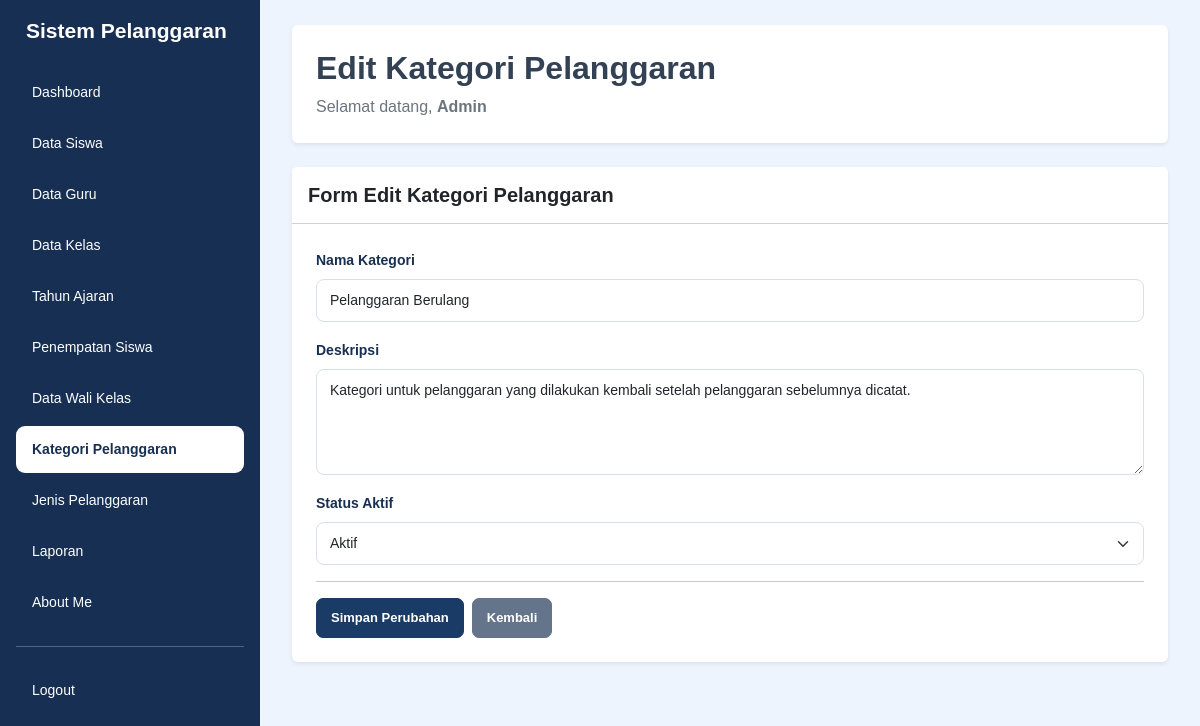
/edit_kategori_pelanggaran.php?id=50 (signed in), run on the app's committed database.
### tables this page shows
CREATE TABLE `t_pelanggaran_kategori` (
  `id` int(11) NOT NULL,
  `nama` varchar(100) NOT NULL,
  `deskripsi` text NOT NULL,
  `status_aktif` tinyint(1) NOT NULL,
  `created_at` timestamp NOT NULL DEFAULT current_timestamp(),
  `updated_at` timestamp NOT NULL DEFAULT current_timestamp()
);

### edit_kategori_pelanggaran.php (the view, shortened to what this page needs)
<?php
include 'config/koneksi.php';
$name = $_SESSION['name'] ?? 'Admin';
$halaman = basename($_SERVER['PHP_SELF']);
$id = $_GET['id'];
$data = mysqli_query($koneksi, "SELECT * FROM t_pelanggaran_kategori WHERE id='$id'");
$d = mysqli_fetch_assoc($data);
?>
<!DOCTYPE html>
<html lang="id">
<head>
    <link href="https://cdn.jsdelivr.net/npm/bootstrap@5.3.8/dist/css/bootstrap.min.css" rel="stylesheet">
    <link rel="stylesheet" href="style/style.css">
</head>
<body class="bg-light">
<div class="container-fluid">
<div class="row">
    <div class="sidebar col-md-3 col-lg-2 position-fixed top-0 start-0 vh-100 p-3 overflow-auto">
        <h4 class="text-white mb-4">Sistem Pelanggaran</h4>
        <ul class="nav nav-pills flex-column gap-1">
            <li class="nav-item"><a href="dashboard.php" class="nav-link text-white">Dashboard</a></li>
            <li class="nav-item"><a href="data_siswa.php" class="nav-link text-white">Data Siswa</a></li>
            <li class="nav-item"><a href="data_guru.php" class="nav-link text-white">Data Guru</a></li>
            <li class="nav-item"><a href="data_kelas.php" class="nav-link text-white">Data Kelas</a></li>
            <li class="nav-item"><a href="data_tahun_ajaran.php" class="nav-link text-white">Tahun Ajaran</a></li>
            <li class="nav-item"><a href="data_penempatan_siswa.php" class="nav-link text-white">Penempatan Siswa</a></li>
            <li class="nav-item"><a href="data_wali_kelas.php" class="nav-link text-white">Data Wali Kelas</a></li>
            <li class="nav-item"><a href="data_kategori_pelanggaran.php" class="nav-link <?= $halaman == 'edit_kategori_pelanggaran.php' ? 'active' : 'text-white'; ?>">Kategori Pelanggaran</a></li>
            <li class="nav-item"><a href="data_jenis_pelanggaran.php" class="nav-link text-white">Jenis Pelanggaran</a></li>
            <li class="nav-item"><a href="laporan.php" class="nav-link text-white">Laporan</a></li>
            <li class="nav-item"><a href="about_me.php" class="nav-link text-white">About Me</a></li>
            <hr class="border-white">
            <li class="nav-item"><a href="logout.php" class="nav-link text-white">Logout</a></li>
        </ul>
    </div>
    <main class="content-main">
        <div class="page-content">
            <div class="bg-white rounded shadow-sm p-4 mb-4">
                <h2 class="fw-bold">Edit Kategori Pelanggaran</h2>
                <p class="text-secondary mb-0">
                    Selamat datang,
                    <b><?= htmlspecialchars($name); ?></b>
                </p>
            </div>
            <div class="card shadow-sm border-0">
                <div class="card-header bg-white py-3">
                    <h5 class="mb-0 fw-bold">Form Edit Kategori Pelanggaran</h5>
                </div>
                <div class="card-body p-4">
                    <form action="proses_edit_kategori_pelanggaran.php" method="POST">
                        <div class="mb-3">
                            <label class="form-label">Nama Kategori</label>
                            <input type="text" name="nama" class="form-control"
                                   value="<?= htmlspecialchars($d['nama']); ?>" required>
                        </div>
                        <div class="mb-3">
                            <label class="form-label">Deskripsi</label>
                            <textarea name="deskripsi" class="form-control" rows="4" required><?= htmlspecialchars($d['deskripsi']); ?></textarea>
                        </div>
                        <div class="mb-3">
                            <label class="form-label">Status Aktif</label>
                            <select name="status_aktif" class="form-select" required>
                                <option value="1" <?= $d['status_aktif'] == 1 ? 'selected' : ''; ?>>Aktif</option>
                            </select>
                        </div>
                        <hr>
                        <div class="d-flex gap-2 mt-3">
                            <button type="submit" name="update" class="btn btn-primary">
                                Simpan Perubahan
                            </button>
                            <a href="data_kategori pelanggaran.php" class="btn btn-secondary">
                                Kembali
                            </a>
                        </div>
                    </form>
                </div>
            </div>
        </div>
    </main>
</div>
</div>
</body>
</html>

### style/style.css (style rules this page uses)
* { box-sizing: border-box; }
html { width: 100%; min-height: 100%; overflow-x: hidden; }
body { width: 100%; min-height: 100vh; margin: 0; padding: 0; font-family: Arial, Helvetica, sans-serif; background-color: #edf4fd; color: #334155; }
a { text-decoration: none; }
.sidebar { position: fixed !important; top: 0; left: 0; width: 260px !important; max-width: 260px !important; height: 100vh; padding: 24px 15px; background-color: #172f52 !important; z-index: 1001; overflow-y: auto; overflow-x: hidden; flex: none !important; }
.sidebar h4 { color: #ffffff; font-size: 21px; font-weight: 700; margin: 0 0 38px; padding: 0 10px; line-height: 1.4; }
.sidebar .nav { display: flex; flex-direction: column; gap: 7px; }
.sidebar .nav-item { width: 100%; }
.sidebar .nav-link { display: block; width: 100%; padding: 13px 16px; border-radius: 9px; color: #e2eaf6; font-size: 14px; font-weight: 500; transition: all 0.2s ease; }
.sidebar .nav-link.active { background-color: #ffffff !important; color: #172f52 !important; font-weight: 700; }
.content-main { display: block !important; position: relative; width: calc(100% - 260px) !important; max-width: none !important; min-height: 100vh; margin-left: 260px !important; margin-right: 0 !important; padding: 25px 32px 35px !important; background-color: #edf4fd; overflow-x: hidden; }
.btn { display: inline-flex; justify-content: center; align-items: center; border-radius: 7px; padding: 9px 14px; font-size: 13px; font-weight: 600; white-space: nowrap; transition: all 0.2s ease; }
.btn-primary { background-color: #193b65; border-color: #193b65; color: #ffffff; }
.btn-secondary { background-color: #64748b; border-color: #64748b; color: #ffffff; }
.form-label { color: #172f52; font-size: 14px; font-weight: 600; }
.form-control, .form-select { padding: 10px 13px; border: 1px solid #d5e0ee; border-radius: 8px; font-size: 14px; }
@media (min-width: 768px) { .content-main { padding-top: 25px !important; } }

### data on the page
t_pelanggaran_kategori: nama "Pelanggaran Berulang", deskripsi "Kategori untuk pelanggaran yang dilakukan kembali setelah pelanggaran sebelumnya dicatat.", status_aktif "Aktif"

### other printed values
$name "Admin"
